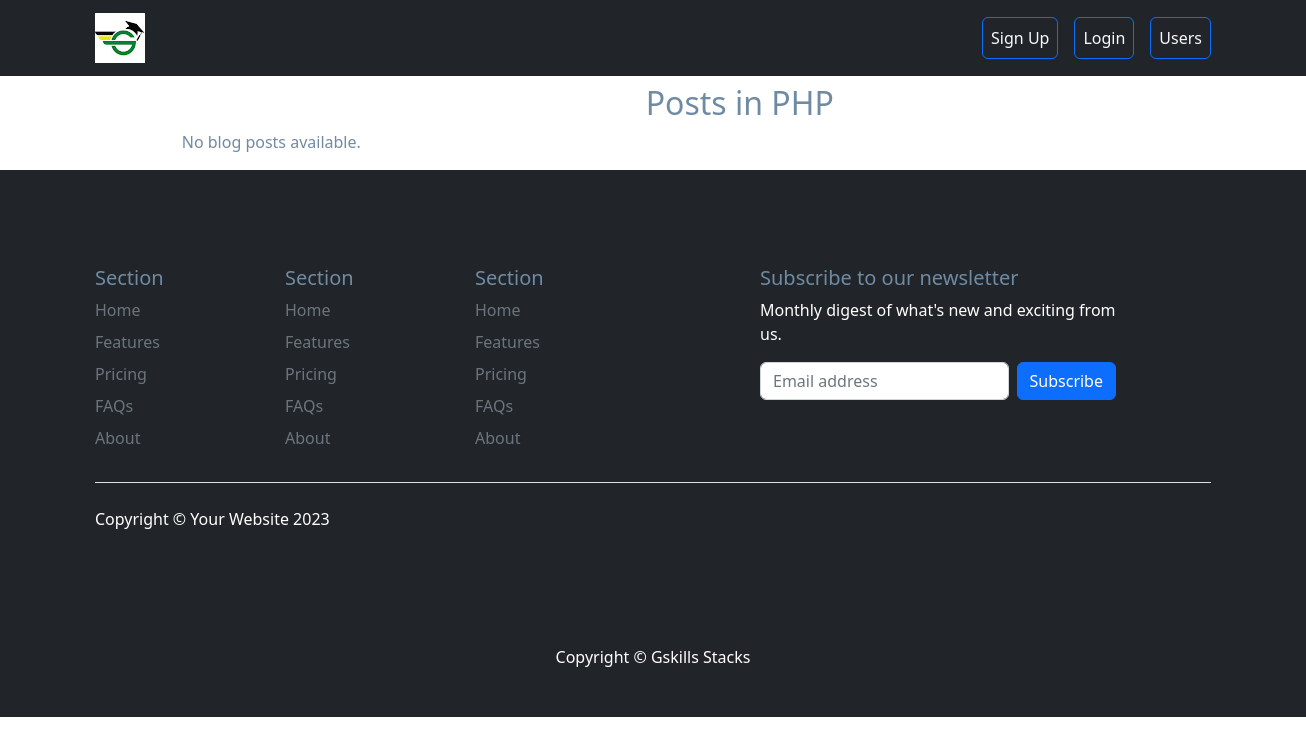
/category/5/, run on an earlier commit of the app's database.
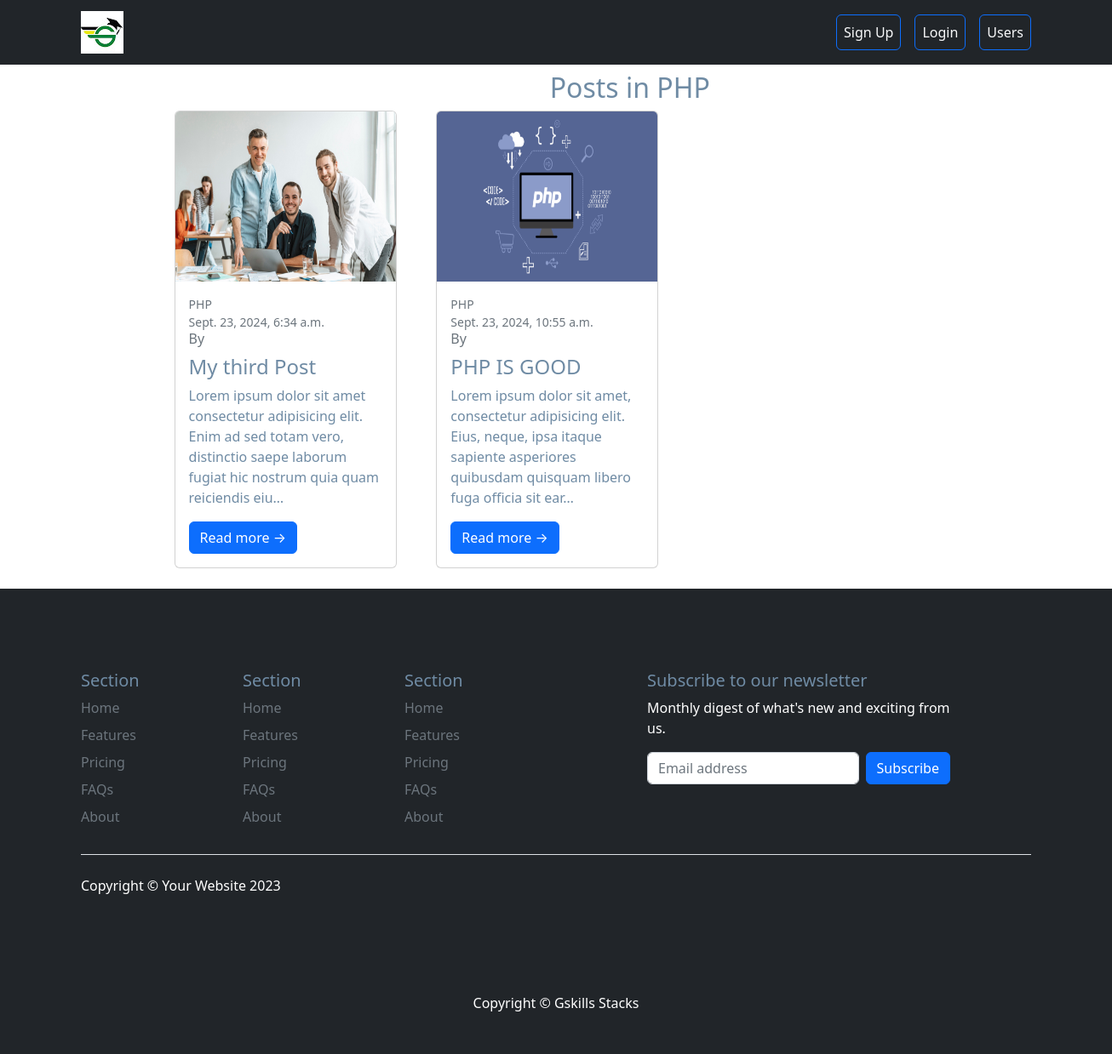
And on a later commit of the database.
### app2/models.py (models this page shows, shortened)
class Blog(models.Model):
    user = models.ForeignKey(settings.AUTH_USER_MODEL, on_delete=models.CASCADE, blank=True, null=True, related_name='blogs')
    author = models.CharField(max_length=100)
    title = models.CharField(max_length=200, unique=True)
    slug = models.SlugField()
    body = CKEditor5Field(blank=True,null=True)
    img = models.ImageField(upload_to='img')
    created = models.DateTimeField(auto_now_add =True)
    updated = models.DateTimeField(auto_now_add =True)
    featured = models.BooleanField(default=False)
    category = models.ForeignKey(Category, on_delete=models.CASCADE, related_name='blogs', blank=True, null=True)

class Category(models.Model):
    title = models.CharField(max_length=200)
    def __str__(self):
        return self.title

### app2/views.py (the view)
# urls.py: path('category/<int:category_id>/', views.category, name='category'),
def category(request, category_id):
    category = get_object_or_404(Category, id=category_id)
    posts = Blog.objects.filter(category=category)
    context = {
        'category': category,
        'posts': posts
    }
    return render(request, 'app2/category.html', context)

### app2/templates/app2/category.html (shortened to what this page needs)
{% extends 'base.html' %}
{% load static %}
{% block body %}
<div class="container" style="margin-left: 13%;">
<h2 class="text-center mt-2 mb-2">Posts in {{ category.title }}</h2>
<div class="row">
    {% for post in posts %}
    <div class="col-lg-3" style="margin-left: 2% ;">
        <div class="card mb-4">
            <a href="#!"><img class="card-img-top" src="{{ post.img.url }}" alt="Post image" height="200" /></a>
            <div class="card-body">
                <div class="small text-muted">{{ post.category }}</div>
                <div class="small text-muted">{{ post.created }}</div>
                <h6 class="card-title text-muted">By {{ request.user.username }}</h6>
                <h2 class="card-title h4">{{ post.title|truncatechars:20 }}</h2>
                <p class="card-text">{{ post.body|truncatechars:150 }}</p>
                <a class="btn btn-primary" href="{% url 'singlepage' post.slug %}">Read more →</a>
            </div>
        </div>
    </div>
    {% empty %}
    <p>No blog posts available.</p>
    {% endfor %}
</div>
</div>
{% endblock body %}

What changed in the data, as far as the page shows it:
added Blog: img (picture), category "PHP", created "Sept. 23, 2024, 6:34 a.m.", title "My third Post", body "Lorem ipsum dolor sit amet consectetur adipisicing elit. Enim ad sed totam vero, distinctio saepe laborum fugiat hic nostrum quia quam reiciendis eiu…"
added Blog: img (picture), category "PHP", created "Sept. 23, 2024, 10:55 a.m.", title "PHP IS GOOD", body "Lorem ipsum dolor sit amet, consectetur adipisicing elit. Eius, neque, ipsa itaque sapiente asperiores quibusdam quisquam libero fuga officia sit ear…"
Also different on the page:
text no longer shown: "No blog posts available."
